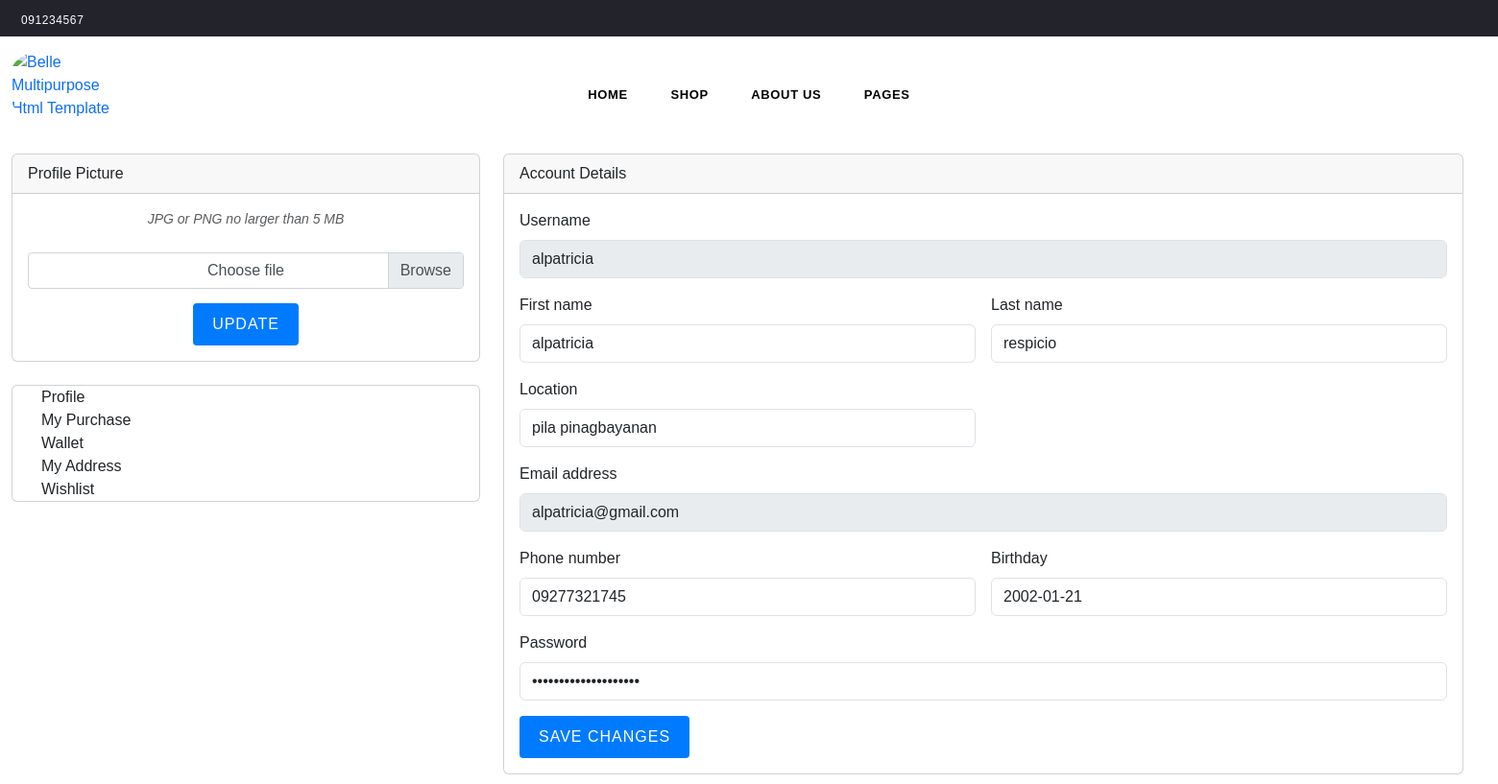
The page /prof (signed in) on the database its author committed.
### tables this page shows
CREATE TABLE "users" (
	"id"	INTEGER,
	"first_name"	TEXT,
	"last_name"	TEXT,
	"email"	TEXT,
	"password"	TEXT,
	"role"	TEXT,
	"shop_name"	TEXT,
	"username"	TEXT,
	"birthday"	TEXT,
	"location"	TEXT,
	"phone_number"	TEXT,
	"session_id"	TEXT,
	"image_filename"	,
	"reset_token"	TEXT,
	"wallet_balance"	REAL,
	PRIMARY KEY("id" AUTOINCREMENT)
);

### app.py (the view)
@app.route('/prof', methods=['GET'])
def prof():
    conn = sqlite3.connect('users.db')
    cursor = conn.cursor()
    email_name = session.get('email')
    logged_in = True if email_name else False
    cursor.execute('SELECT * FROM users WHERE email = ?',(email_name,))
    user_data = cursor.fetchone()
    if user_data:
        username = user_data[7]
        firstname = user_data[1]
        lastname = user_data[2]
        email = user_data[3]
        phone_number = user_data[10]
        birthday = user_data[8]
        location = user_data[9]
        id = user_data[0]
        image_filename = user_data[12]
        password = user_data[4]
    conn.close()
    return render_template('profile.html', username=username, lastname=lastname, firstname=firstname,
                            phone_number=phone_number, birthday=birthday, location=location, id=id,
                           image_filename=image_filename, email_name=email_name, logged_in=logged_in, email=email, password=password)

### app.py (called while the page is built)
@app.teardown_appcontext
def close_connection(exception):
    db = getattr(g, 'db', None)  # Use 'db' instead of '_database'
    if db is not None:
        db.close()

### templates/profile.html (shortened to what this page needs)
<!DOCTYPE html>
<html lang="en">
<head>
    <link rel="stylesheet" href="https://cdnjs.cloudflare.com/ajax/libs/animate.css/4.1.1/animate.min.css"
 />
    <link rel="stylesheet" href="https://cdn.jsdelivr.net/npm/sweetalert2@11.1.4/dist/sweetalert2.min.css">
    <link rel="stylesheet" href="/static/assets/css/plugins.css">
    <link rel="stylesheet" href="/static/assets/css/bootstrap.min.css">
    <link rel="stylesheet" href="/static/assets/css/style.css">
    <link rel="stylesheet" href="/static/assets/css/responsive.css">
</head>
<body>
    {% extends 'base.html' %}
    {% block content %}
<div class="pageWrapper">
    <div class="top-header">
        <div class="container-fluid">
            <div class="row">
            	<div class="col-10 col-sm-8 col-md-5 col-lg-4">
                    <p class="phone-no"><i class="anm anm-phone-s"></i>091234567</p>
                </div>
                 <div class="col-2 col-sm-4 col-md-3 col-lg-4 text-right">
                    <ul class="customer-links list-inline">
                    </ul>
                </div>
            </div>
        </div>
    </div>
    <div class="header-wrap classicHeader animated d-flex">
    	<div class="container-fluid">
            <div class="row align-items-center">
                <div class="logo col-md-1 col-lg-2 d-none d-lg-block">
                    <a href="{{ url_for('index') }}">
                    	<img src="/static/assets/images/sport/grearuplogo.png" alt="Belle Multipurpose Html Template" title="Belle Multipurpose Html Template" />
                    </a>
                </div>
                <div class="col-2 col-sm-3 col-md-3 col-lg-8">
                	<nav class="grid__item" id="AccessibleNav">
                        <ul id="siteNav" class="site-nav medium center hidearrow">
                            <li class="lvl1 parent megamenu"><a href="{{ url_for('index') }}">Home </a>
                            </li>
                            <li class="lvl1 parent megamenu"><a href="{{ url_for('shop') }}">Shop </a>
                            </li>
                        <li class="lvl1 parent megamenu"><a href="{{ url_for('aboutus') }}">About Us </a>
                        </li>
                        <li class="lvl1 parent dropdown"><a href="#">Pages </a>
                    </nav>
                </div>
                            <div class="row flex-nowrap">
                                <div class="col-xl-4">
                                <div class="card mb-4">
                                    <div class="card-header">Profile Picture</div>
                                    <div class="card-body text-center">
                                        <form action="{{ url_for('update_picture') }}" method="post" enctype="multipart/form-data" id="profile-form">
                                            {% if image_filename %}
                                            <img class="img-account-profile mb-2" src="{{ url_for('uploaded_file', image_filename=image_filename) }}" alt="profile Image">
                                            <div class="custom-file mt-3">
                                                <input type="file" class="custom-file-input" name="new_profile_picture" accept="image/png, image/jpeg" id="update-input" style="display: none" />
                                                <label class="custom-file-label" for="update-input">Choose file</label>
                                            </div>
                                            <button class="btn btn-primary mt-2" type="submit">Update Profile Picture</button>
                                            {% else %}
                                            <div class="small font-italic text-muted mb-4">JPG or PNG no larger than 5 MB</div>
                                            <div class="custom-file">
                                                <label class="custom-file-label" for="upload-input">Choose file</label>
                                            </div>
                                            <button class="btn btn-primary mt-2" type="button" id="toggle-button">Update</button>
                                            {% endif %}
                                        </form>
                                    </div>
                                </div>
                                <div class="card">
                                    <nav class="grid__item">
                                        <a class="nav-link active ms-0" href="#" target="__blank">Profile</a>
                                        <a class="nav-link" href="{{ url_for('order_detail') }}">My Purchase</a>
                                        <a class="nav-link" href="{{ url_for('users_wallet') }} ">Wallet</a>
                                        <a class="nav-link" href="{{ url_for('own_address') }}">My Address</a>
                                        <a class="nav-link" href="{{ url_for('WISHLIST') }}">Wishlist</a>
                                    </nav>
                                </div>
                            </div>
                            <div class="col-lg-8">
                                <div class="card account-details-card">
                                    <div class="card-header">Account Details</div>
                                    <div class="card-body">
                                        <form method="POST" action="/update_prof">
                                            <div class="mb-3">
                                                <label class="form-label" for="inputUsername">Username</label>
                                                <input class="form-control" id="inputUsername" type="text" placeholder="Enter your username" name="new_username" value="{{ username }}" readonly>
                                            </div>
                                            <div class="row gx-3 mb-3">
                                                <div class="col-md-6">
                                                    <label class="form-label" for="inputFirstName">First name</label>
                                                    <input class="form-control" id="inputFirstName" type="text" placeholder="Enter your first name" name="new_firstname" value="{{ firstname }}">
                                                </div>
                                                <div class="col-md-6">
                                                    <label class="form-label" for="inputLastName">Last name</label>
                                                    <input class="form-control" id="inputLastName" type="text" placeholder="Enter your last name" name="new_lastname" value="{{ lastname }}">
                                                </div>
                                            </div>
                                            <div class="row gx-3 mb-3">
                                                <div class="col-md-6">
                                                    <label class="form-label" for="inputLocation">Location</label>
                                                    <input class="form-control" id="inputLocation" type="text" placeholder="Enter your location" name="new_location" value="{{ location }}">
                                                </div>
                                            </div>
                                            <div class="mb-3">
                                                <label class="form-label" for="inputEmailAddress">Email address</label>
                                                <input class="form-control" id="inputEmailAddress" type="email" placeholder="Enter your email address" name="new_email" value="{{ email }}" required readonly>
                                            </div>
                                            <div class="row gx-3 mb-3">
                                                <div class="col-md-6">
                                                    <label class="form-label" for="inputPhone">Phone number</label>
                                                    <input class="form-control" id="inputPhone" type="tel" placeholder="Enter your phone number" name="new_phone_number" value="{{ phone_number }}">
                                                </div>
                                                <div class="col-md-6">
                                                    <label class="form-label" for="inputBirthday">Birthday</label>
                                                    <input class="form-control" id="inputBirthday" type="text" name="new_birthday" placeholder="Enter your birthday" value="{{ birthday }}">
                                                </div>
                                            </div>
<div class="mb-3">
    <label class="form-label" for="inputPassword">Password</label>
    <input class="form-control" id="inputPassword" type="password" placeholder="Password" name="new_password" value="{{ password }}">
</div>
                                            <button class="btn btn-primary" type="submit">Save changes</button>
                                        </form>
                                    </div>
                                </div>
                            </div>
                        </div>
                    </div>
    {% endblock %}

### templates/profile.html (style rules this page uses)
.logo { display: flex; align-items: center; }
.logo a { text-decoration: none; display: block; }
.logo img { max-width: 50%; height: auto; }
.logo { margin-bottom: 20px; }

### templates/base.html (style rules this page uses)
body { font-family: Arial, sans-serif; margin: 0; }
.btn { display: inline-block; padding: 10px 20px; font-size: 16px; border: none; border-radius: 4px; cursor: pointer; text-decoration: none; text-align: center; color: #fff; }
.btn-primary { background-color: #007bff; }
.active { left:0; }
img { width: 30%; height: 30%; border-radius: 30%; }
.customer-links { list-style: none; padding: 0; }

### rows shown on the page
users: new_username "alpatricia", new_firstname "alpatricia", new_lastname "respicio", new_location "pila pinagbayanan", new_email "alpatricia@gmail.com", new_phone_number "09277321745", new_birthday "2002-01-21"
